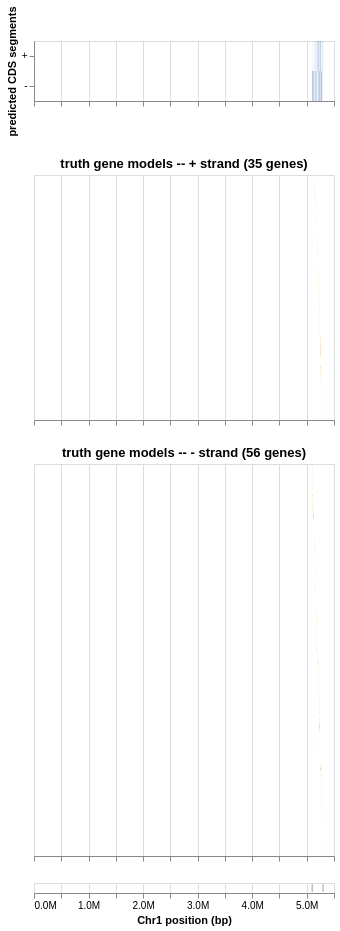

Notebook source saved alongside this figure:
### Markdown cell above
## Gene-model diagrams (predicted vs truth)

One lane per truth mRNA (orange CDS blocks on a grey intron backbone), strand-separated panels,
with the predicted CDS segments (blue) as strand tracks on top — all on the shared locus
coordinate axis. The embedded vega output renders in the GitHub notebook viewer.

### Code cell
import base64
import json

import altair as alt
import pandas as pd
import vl_convert as vlc
from IPython.display import display

alt.data_transformers.enable("default", max_rows=None)

# Genomic 1-based closed display coordinates throughout.
truth_cds_df = pd.DataFrame(
    [
        {"gene": mrna_id, "start": s0 + 1, "end": e0}
        for s0, e0, strand, mrna_id in truth_cds
        if strand == "+"
    ]
    + [
        {"gene": mrna_id, "start": s0 + 1, "end": e0}
        for s0, e0, strand, mrna_id in truth_cds
        if strand == "-"
    ]
)
span_records = {"+": [], "-": []}
for g1_start, g1_end, g_strand, g_id in gene_spans:
    span_records[g_strand].append({"gene": g_id, "start": g1_start, "end": g1_end})
pred_records = []
for strand in ("+", "-"):
    for s, e in predicted_segments[strand]:
        pred_records.append({"strand": strand, "start": s + genomic_offset + 1, "end": e + genomic_offset})
pred_track_df = pd.DataFrame(pred_records)

gene_orders = {}
for strand in ("+", "-"):
    ordered = sorted(span_records[strand], key=lambda r: r["start"])
    gene_orders[strand] = [r["gene"] for r in ordered]

predicted_track = (
    alt.Chart(pred_track_df)
    .mark_rect(color="#4c78a8")
    .encode(
        x=alt.X("start:Q").title(None).axis(format="s", labels=False),
        x2=alt.X2("end:Q"),
        y=alt.Y("strand:N").title("predicted CDS segments"),
    )
    .properties(height=60)
)


def gene_panel(strand):
    spans_df = pd.DataFrame(span_records[strand])
    order = gene_orders[strand]
    cds_df = truth_cds_df[truth_cds_df["gene"].isin(order)]
    backbone = (
        alt.Chart(spans_df)
        .mark_rule(color="#999999")
        .encode(
            x=alt.X("start:Q").title(None).axis(format="s", labels=False),
            x2=alt.X2("end:Q"),
            y=alt.Y("gene:N").sort(order).axis(None),
        )
    )
    blocks = (
        alt.Chart(cds_df)
        .mark_rect(color="#f58518")
        .encode(
            x=alt.X("start:Q").title(None).axis(format="s", labels=False),
            x2=alt.X2("end:Q"),
            y=alt.Y("gene:N").sort(order).axis(None),
        )
    )
    return (
        (backbone + blocks)
        .properties(
            height={"step": 7},
            title=f"truth gene models -- {strand} strand ({len(order)} genes)",
        )
        .interactive()
    )


x_axis = (
    alt.Chart(pd.DataFrame({"x": [locus_start, locus_end]}))
    .mark_tick()
    .encode(x=alt.X("x:Q").title("Chr1 position (bp)").axis(format="s"))
    .properties(height=10)
)

gene_model_chart = alt.vconcat(
    predicted_track,
    gene_panel("+"),
    gene_panel("-"),
    x_axis,
).resolve_scale(x="shared")

# Embed the figure as inline vega JSON (no external files, no binaries): the
# compiled vega spec renders in the GitHub notebook viewer and the native
# vega-lite spec rides along for newer front-ends. A rasterized PNG copy also
# rides along: local JupyterLab/VS Code render neither the vega v6 object nor
# the bare .json string, but every front-end renders image/png. Rounding
# coordinates and the per-gene-lane layout keep the payloads inside the budget.
vegalite_spec = json.loads(gene_model_chart.to_json())
vega_spec = vlc.vegalite_to_vega(vegalite_spec)
display(
    {
        "application/vnd.vega.v6+json": vega_spec,
        "application/vnd.vegalite.v6.json": json.dumps(vegalite_spec),
        # Rasterized copy (vl_convert): renders in local JupyterLab/VS Code.
        "image/png": base64.b64encode(vlc.vegalite_to_png(vegalite_spec)).decode("ascii"),
        "text/plain": (
            "PlantHelixSeek Anno predicted CDS segments (blue) vs TAIR10 truth "
            "gene models (orange CDS blocks on grey intron backbones)"
        ),
    },
    raw=True,
)
print(f"figure_truth_genes_plus={len(gene_orders['+'])}")
print(f"figure_truth_genes_minus={len(gene_orders['-'])}")

### Figure 1 — Vega specification as saved in the notebook (floating-point values rounded to 4 significant figures; data arrays with more than 128 entries replaced by an {"elided": "..."} marker saying what was removed)
{"$schema": "https://vega.github.io/schema/vega/v6.json", "background": "white", "data": [{"name": "param_1e9efca18e7a2868_store"}, {"name": "data-a749c1192091ce6a59f0f508302783ef", "values": {"elided": "394 records"}}, {"name": "data-364f5f8d1bfadfa66cac1feeaf64b8f2", "values": [{"end": 5126151, "gene": "AT1G14860.1", "start": 5124742}, {"end": 5137957, "gene": "AT1G14890.1", "start": 5137014}, {"end": 5151354, "gene": "AT1G14920.1", "start": 5149226}, {"end": 5170066, "gene": "AT1G15000.1", "start": 5168596}, {"end": 5171742, "gene": "AT1G15010.1", "start": 5171207}, {"end": 5172923, "gene": "AT1G15015.1", "start": 5172081}, {"end": 5180049, "gene": "AT1G15030.1", "start": 5177529}, {"end": 5181964, "gene": "AT1G15045.1", "start": 5181857}, {"end": 5189673, "gene": "AT1G15080.1", "start": 5187626}, {"end": 5202175, "gene": "AT1G15110.1", "start": 5199018}, {"end": 5202175, "gene": "AT1G15110.2", "start": 5199018}, {"end": 5204193, "gene": "AT1G15120.1", "start": 5202854}, {"end": 5204193, "gene": "AT1G15120.2", "start": 5202648}, {"end": 5205912, "gene": "AT1G15125.1", "start": 5204625}, {"end": 5214858, "gene": "AT1G15150.1", "start": 5212615}, {"end": 5217545, "gene": "AT1G15160.1", "start": 5215475}, {"end": 5222973, "gene": "AT1G15170.1", "start": 5220641}, {"end": 5226702, "gene": "AT1G15180.1", "start": 5224385}, {"end": 5226702, "gene": "AT1G15180.2", "start": 5224411}, {"end": 5228202, "gene": "AT1G15190.1", "start": 5227053}, {"end": 5240033, "gene": "AT1G15215.1", "start": 5238102}, {"end": 5240051, "gene": "AT1G15215.2", "start": 5238065}, {"end": 5240033, "gene": "AT1G15215.3", "start": 5238065}, {"end": 5246671, "gene": "AT1G15240.1", "start": 5243450}, {"end": 5248604, "gene": "AT1G15240.2", "start": 5243450}, {"end": 5248604, "gene": "AT1G15240.3", "start": 5243450}, {"end": 5250573, "gene": "AT1G15260.1", "start": 5249760}, {"end": 5256753, "gene": "AT1G15280.1", "start": 5252315}, {"end": 5256751, "gene": "AT1G15280.2", "start": 5252317}, {"end": 5275602, "gene": "AT1G15330.1", "start": 5274346}, {"end": 5284673, "gene": "AT1G15360.1", "start": 5283538}, {"end": 5288577, "gene": "AT1G15370.1", "start": 5287047}, {"end": 5292535, "gene": "AT1G15380.1", "start": 5290745}, {"end": 5292535, "gene": "AT1G15380.2", "start": 5290747}, {"end": 5295797, "gene": "AT1G15390.1", "start": 5294629}]}, {"name": "data-a360635d6a704cb547a282cec9e6143f", "values": {"elided": "193 records"}}, {"name": "data-69d2dfa470c8604511c51ca625ecf408", "values": [{"end": 5104695, "gene": "AT1G14810.1", "start": 5102424}, {"end": 5106949, "gene": "AT1G14820.1", "start": 5105127}, {"end": 5106861, "gene": "AT1G14820.2", "start": 5105018}, {"end": 5106954, "gene": "AT1G14820.3", "start": 5105114}, {"end": 5111670, "gene": "AT1G14830.1", "start": 5107421}, {"end": 5115428, "gene": "AT1G14840.1", "start": 5112084}, {"end": 5115497, "gene": "AT1G14840.2", "start": 5111955}, {"end": 5123259, "gene": "AT1G14850.1", "start": 5116696}, {"end": 5129523, "gene": "AT1G14870.1", "start": 5128375}, {"end": 5133716, "gene": "AT1G14880.1", "start": 5132535}, {"end": 5139432, "gene": "AT1G14900.1", "start": 5138334}, {"end": 5143689, "gene": "AT1G14910.1", "start": 5139712}, {"end": 5153084, "gene": "AT1G14930.1", "start": 5152263}, {"end": 5155563, "gene": "AT1G14940.1", "start": 5154537}, {"end": 5155564, "gene": "AT1G14940.2", "start": 5154544}, {"end": 5158269, "gene": "AT1G14950.1", "start": 5157336}, {"end": 5160083, "gene": "AT1G14960.1", "start": 5159199}, {"end": 5164917, "gene": "AT1G14970.1", "start": 5161949}, {"end": 5166745, "gene": "AT1G14980.1", "start": 5165628}, {"end": 5168243, "gene": "AT1G14990.1", "start": 5167147}, {"end": 5168264, "gene": "AT1G14990.2", "start": 5167031}, {"end": 5176220, "gene": "AT1G15020.1", "start": 5173097}, {"end": 5176223, "gene": "AT1G15020.2", "start": 5173125}, {"end": 5181389, "gene": "AT1G15040.1", "start": 5179887}, {"end": 5181374, "gene": "AT1G15040.2", "start": 5179894}, {"end": 5183243, "gene": "AT1G15050.1", "start": 5182256}, {"end": 5186974, "gene": "AT1G15060.1", "start": 5183607}, {"end": 5194203, "gene": "AT1G15100.1", "start": 5193426}, {"end": 5209915, "gene": "AT1G15130.1", "start": 5206002}, {"end": 5212349, "gene": "AT1G15140.1", "start": 5210206}, {"end": 5212349, "gene": "AT1G15140.2", "start": 5210282}, {"end": 5212349, "gene": "AT1G15140.3", "start": 5210245}, {"end": 5220113, "gene": "AT1G15165.1", "start": 5217719}, {"end": 5231184, "gene": "AT1G15200.1", "start": 5228300}, {"end": 5231184, "gene": "AT1G15200.2", "start": 5228300}, {"end": 5231184, "gene": "AT1G15200.3", "start": 5228300}, {"end": 5231184, "gene": "AT1G15200.4", "start": 5228300}, {"end": 5236573, "gene": "AT1G15210.1", "start": 5231348}, {"end": 5241538, "gene": "AT1G15220.1", "start": 5240199}, {"end": 5241521, "gene": "AT1G15220.2", "start": 5240029}, {"end": 5243227, "gene": "AT1G15230.1", "start": 5242198}, {"end": 5249474, "gene": "AT1G15250.1", "start": 5248664}, {"end": 5252121, "gene": "AT1G15270.1", "start": 5250650}, {"end": 5264942, "gene": "AT1G15290.1", "start": 5257046}, {"end": 5272058, "gene": "AT1G15310.1", "start": 5269019}, {"end": 5274013, "gene": "AT1G15320.1", "start": 5272256}, {"end": 5274074, "gene": "AT1G15320.2", "start": 5272256}, {"end": 5277689, "gene": "AT1G15340.1", "start": 5275677}, {"end": 5277689, "gene": "AT1G15340.2", "start": 5275677}, {"end": 5279877, "gene": "AT1G15350.1", "start": 5278260}, {"end": 5279873, "gene": "AT1G15350.2", "start": 5278260}, {"end": 5279865, "gene": "AT1G15350.3", "start": 5278291}, {"end": 5293265, "gene": "AT1G15385.1", "start": 5292756}, {"end": 5296882, "gene": "AT1G15400.1", "start": 5295827}, {"end": 5296902, "gene": "AT1G15400.2", "start": 5296225}, {"end": 5296824, "gene": "AT1G15400.3", "start": 5295773}]}, {"name": "data-6fc53890bfcdd831c9173b2ccd9f30e4", "values": {"elided": "327 records"}}, {"name": "data-fee6428c0ef57133f167a5eac6ab2174", "values": [{"x": 5100001}, {"x": 5300000}]}, {"name": "data_0", "source": "data-a749c1192091ce6a59f0f508302783ef", "transform": [{"expr": "isValid(datum[\"start\"]) && isFinite(+datum[\"start\"])", "type": "filter"}]}, {"name": "data_1", "source": "data-364f5f8d1bfadfa66cac1feeaf64b8f2", "transform": [{"as": "y_gene_sort_index", "expr": "datum[\"gene\"]===\"AT1G14860.1\" ? 0 : datum[\"gene\"]===\"AT1G14890.1\" ? 1 : datum[\"gene\"]===\"AT1G14920.1\" ? 2 : datum[\"gene\"]===\"AT1G15000.1\" ? 3 : datum[\"gene\"]===\"AT1G15010.1\" ? 4 : datum[\"gene\"]===\"AT1G15015.1\" ? 5 : datum[\"gene\"]===\"AT1G15030.1\" ? 6 : datum[\"gene\"]===\"AT1G15045.1\" ? 7 : datum[\"gene\"]===\"AT1G15080.1\" ? 8 : datum[\"gene\"]===\"AT1G15110.1\" ? 9 : datum[\"gene\"]===\"AT1G15110.2\" ? 10 : datum[\"gene\"]===\"AT1G15120.2\" ? 11 : datum[\"gene\"]===\"AT1G15120.1\" ? 12 : datum[\"gene\"]===\"AT1G15125.1\" ? 13 : datum[\"gene\"]===\"AT1G15150.1\" ? 14 : datum[\"gene\"]===\"AT1G15160.1\" ? 15 : datum[\"gene\"]===\"AT1G15170.1\" ? 16 : datum[\"gene\"]===\"AT1G15180.1\" ? 17 : datum[\"gene\"]===\"AT1G15180.2\" ? 18 : datum[\"gene\"]===\"AT1G15190.1\" ? 19 : datum[\"gene\"]===\"AT1G15215.2\" ? 20 : datum[\"gene\"]===\"AT1G15215.3\" ? 21 : datum[\"gene\"]===\"AT1G15215.1\" ? 22 : datum[\"gene\"]===\"AT1G15240.1\" ? 23 : datum[\"gene\"]===\"AT1G15240.2\" ? 24 : datum[\"gene\"]===\"AT1G15240.3\" ? 25 : datum[\"gene\"]===\"AT1G15260.1\" ? 26 : datum[\"gene\"]===\"AT1G15280.1\" ? 27 : datum[\"gene\"]===\"AT1G15280.2\" ? 28 : datum[\"gene\"]===\"AT1G15330.1\" ? 29 : datum[\"gene\"]===\"AT1G15360.1\" ? 30 : datum[\"gene\"]===\"AT1G15370.1\" ? 31 : datum[\"gene\"]===\"AT1G15380.1\" ? 32 : datum[\"gene\"]===\"AT1G15380.2\" ? 33 : datum[\"gene\"]===\"AT1G15390.1\" ? 34 : 35", "type": "formula"}]}, {"name": "data_2", "source": "data_1", "transform": [{"expr": "isValid(datum[\"start\"]) && isFinite(+datum[\"start\"])", "type": "filter"}]}, {"name": "data_3", "source": "data-a360635d6a704cb547a282cec9e6143f", "transform": [{"as": "y_gene_sort_index", "expr": "datum[\"gene\"]===\"AT1G14860.1\" ? 0 : datum[\"gene\"]===\"AT1G14890.1\" ? 1 : datum[\"gene\"]===\"AT1G14920.1\" ? 2 : datum[\"gene\"]===\"AT1G15000.1\" ? 3 : datum[\"gene\"]===\"AT1G15010.1\" ? 4 : datum[\"gene\"]===\"AT1G15015.1\" ? 5 : datum[\"gene\"]===\"AT1G15030.1\" ? 6 : datum[\"gene\"]===\"AT1G15045.1\" ? 7 : datum[\"gene\"]===\"AT1G15080.1\" ? 8 : datum[\"gene\"]===\"AT1G15110.1\" ? 9 : datum[\"gene\"]===\"AT1G15110.2\" ? 10 : datum[\"gene\"]===\"AT1G15120.2\" ? 11 : datum[\"gene\"]===\"AT1G15120.1\" ? 12 : datum[\"gene\"]===\"AT1G15125.1\" ? 13 : datum[\"gene\"]===\"AT1G15150.1\" ? 14 : datum[\"gene\"]===\"AT1G15160.1\" ? 15 : datum[\"gene\"]===\"AT1G15170.1\" ? 16 : datum[\"gene\"]===\"AT1G15180.1\" ? 17 : datum[\"gene\"]===\"AT1G15180.2\" ? 18 : datum[\"gene\"]===\"AT1G15190.1\" ? 19 : datum[\"gene\"]===\"AT1G15215.2\" ? 20 : datum[\"gene\"]===\"AT1G15215.3\" ? 21 : datum[\"gene\"]===\"AT1G15215.1\" ? 22 : datum[\"gene\"]===\"AT1G15240.1\" ? 23 : datum[\"gene\"]===\"AT1G15240.2\" ? 24 : datum[\"gene\"]===\"AT1G15240.3\" ? 25 : datum[\"gene\"]===\"AT1G15260.1\" ? 26 : datum[\"gene\"]===\"AT1G15280.1\" ? 27 : datum[\"gene\"]===\"AT1G15280.2\" ? 28 : datum[\"gene\"]===\"AT1G15330.1\" ? 29 : datum[\"gene\"]===\"AT1G15360.1\" ? 30 : datum[\"gene\"]===\"AT1G15370.1\" ? 31 : datum[\"gene\"]===\"AT1G15380.1\" ? 32 : datum[\"gene\"]===\"AT1G15380.2\" ? 33 : datum[\"gene\"]===\"AT1G15390.1\" ? 34 : 35", "type": "formula"}]}, {"name": "data_4", "source": "data_3", "transform": [{"expr": "isValid(datum[\"start\"]) && isFinite(+datum[\"start\"])", "type": "filter"}]}, {"name": "data_5", "source": "data-69d2dfa470c8604511c51ca625ecf408", "transform": [{"as": "y_gene_sort_index", "expr": "datum[\"gene\"]===\"AT1G14810.1\" ? 0 : datum[\"gene\"]===\"AT1G14820.2\" ? 1 : datum[\"gene\"]===\"AT1G14820.3\" ? 2 : datum[\"gene\"]===\"AT1G14820.1\" ? 3 : datum[\"gene\"]===\"AT1G14830.1\" ? 4 : datum[\"gene\"]===\"AT1G14840.2\" ? 5 : datum[\"gene\"]===\"AT1G14840.1\" ? 6 : datum[\"gene\"]===\"AT1G14850.1\" ? 7 : datum[\"gene\"]===\"AT1G14870.1\" ? 8 : datum[\"gene\"]===\"AT1G14880.1\" ? 9 : datum[\"gene\"]===\"AT1G14900.1\" ? 10 : datum[\"gene\"]===\"AT1G14910.1\" ? 11 : datum[\"gene\"]===\"AT1G14930.1\" ? 12 : datum[\"gene\"]===\"AT1G14940.1\" ? 13 : datum[\"gene\"]===\"AT1G14940.2\" ? 14 : datum[\"gene\"]===\"AT1G14950.1\" ? 15 : datum[\"gene\"]===\"AT1G14960.1\" ? 16 : datum[\"gene\"]===\"AT1G14970.1\" ? 17 : datum[\"gene\"]===\"AT1G14980.1\" ? 18 : datum[\"gene\"]===\"AT1G14990.2\" ? 19 : datum[\"gene\"]===\"AT1G14990.1\" ? 20 : datum[\"gene\"]===\"AT1G15020.1\" ? 21 : datum[\"gene\"]===\"AT1G15020.2\" ? 22 : datum[\"gene\"]===\"AT1G15040.1\" ? 23 : datum[\"gene\"]===\"AT1G15040.2\" ? 24 : datum[\"gene\"]===\"AT1G15050.1\" ? 25 : datum[\"gene\"]===\"AT1G15060.1\" ? 26 : datum[\"gene\"]===\"AT1G15100.1\" ? 27 : datum[\"gene\"]===\"AT1G15130.1\" ? 28 : datum[\"gene\"]===\"AT1G15140.1\" ? 29 : datum[\"gene\"]===\"AT1G15140.3\" ? 30 : datum[\"gene\"]===\"AT1G15140.2\" ? 31 : datum[\"gene\"]===\"AT1G15165.1\" ? 32 : datum[\"gene\"]===\"AT1G15200.1\" ? 33 : datum[\"gene\"]===\"AT1G15200.2\" ? 34 : datum[\"gene\"]===\"AT1G15200.3\" ? 35 : datum[\"gene\"]===\"AT1G15200.4\" ? 36 : datum[\"gene\"]===\"AT1G15210.1\" ? 37 : datum[\"gene\"]===\"AT1G15220.2\" ? 38 : datum[\"gene\"]===\"AT1G15220.1\" ? 39 : datum[\"gene\"]===\"AT1G15230.1\" ? 40 : datum[\"gene\"]===\"AT1G15250.1\" ? 41 : datum[\"gene\"]===\"AT1G15270.1\" ? 42 : datum[\"gene\"]===\"AT1G15290.1\" ? 43 : datum[\"gene\"]===\"AT1G15310.1\" ? 44 : datum[\"gene\"]===\"AT1G15320.1\" ? 45 : datum[\"gene\"]===\"AT1G15320.2\" ? 46 : datum[\"gene\"]===\"AT1G15340.1\" ? 47 : datum[\"gene\"]===\"AT1G15340.2\" ? 48 : datum[\"gene\"]===\"AT1G15350.1\" ? 49 : datum[\"gene\"]===\"AT1G15350.2\" ? 50 : datum[\"gene\"]===\"AT1G15350.3\" ? 51 : datum[\"gene\"]===\"AT1G15385.1\" ? 52 : datum[\"gene\"]===\"AT1G15400.3\" ? 53 : datum[\"gene\"]===\"AT1G15400.1\" ? 54 : datum[\"gene\"]===\"AT1G15400.2\" ? 55 : 56", "type": "formula"}]}, {"name": "data_6", "source": "data_5", "transform": [{"expr": "isValid(datum[\"start\"]) && isFinite(+datum[\"start\"])", "type": "filter"}]}, {"name": "data_7", "source": "data-6fc53890bfcdd831c9173b2ccd9f30e4", "transform": [{"as": "y_gene_sort_index", "expr": "datum[\"gene\"]===\"AT1G14810.1\" ? 0 : datum[\"gene\"]===\"AT1G14820.2\" ? 1 : datum[\"gene\"]===\"AT1G14820.3\" ? 2 : datum[\"gene\"]===\"AT1G14820.1\" ? 3 : datum[\"gene\"]===\"AT1G14830.1\" ? 4 : datum[\"gene\"]===\"AT1G14840.2\" ? 5 : datum[\"gene\"]===\"AT1G14840.1\" ? 6 : datum[\"gene\"]===\"AT1G14850.1\" ? 7 : datum[\"gene\"]===\"AT1G14870.1\" ? 8 : datum[\"gene\"]===\"AT1G14880.1\" ? 9 : datum[\"gene\"]===\"AT1G14900.1\" ? 10 : datum[\"gene\"]===\"AT1G14910.1\" ? 11 : datum[\"gene\"]===\"AT1G14930.1\" ? 12 : datum[\"gene\"]===\"AT1G14940.1\" ? 13 : datum[\"gene\"]===\"AT1G14940.2\" ? 14 : datum[\"gene\"]===\"AT1G14950.1\" ? 15 : datum[\"gene\"]===\"AT1G14960.1\" ? 16 : datum[\"gene\"]===\"AT1G14970.1\" ? 17 : datum[\"gene\"]===\"AT1G14980.1\" ? 18 : datum[\"gene\"]===\"AT1G14990.2\" ? 19 : datum[\"gene\"]===\"AT1G14990.1\" ? 20 : datum[\"gene\"]===\"AT1G15020.1\" ? 21 : datum[\"gene\"]===\"AT1G15020.2\" ? 22 : datum[\"gene\"]===\"AT1G15040.1\" ? 23 : datum[\"gene\"]===\"AT1G15040.2\" ? 24 : datum[\"gene\"]===\"AT1G15050.1\" ? 25 : datum[\"gene\"]===\"AT1G15060.1\" ? 26 : datum[\"gene\"]===\"AT1G15100.1\" ? 27 : datum[\"gene\"]===\"AT1G15130.1\" ? 28 : datum[\"gene\"]===\"AT1G15140.1\" ? 29 : datum[\"gene\"]===\"AT1G15140.3\" ? 30 : datum[\"gene\"]===\"AT1G15140.2\" ? 31 : datum[\"gene\"]===\"AT1G15165.1\" ? 32 : datum[\"gene\"]===\"AT1G15200.1\" ? 33 : datum[\"gene\"]===\"AT1G15200.2\" ? 34 : datum[\"gene\"]===\"AT1G15200.3\" ? 35 : datum[\"gene\"]===\"AT1G15200.4\" ? 36 : datum[\"gene\"]===\"AT1G15210.1\" ? 37 : datum[\"gene\"]===\"AT1G15220.2\" ? 38 : datum[\"gene\"]===\"AT1G15220.1\" ? 39 : datum[\"gene\"]===\"AT1G15230.1\" ? 40 : datum[\"gene\"]===\"AT1G15250.1\" ? 41 : datum[\"gene\"]===\"AT1G15270.1\" ? 42 : datum[\"gene\"]===\"AT1G15290.1\" ? 43 : datum[\"gene\"]===\"AT1G15310.1\" ? 44 : datum[\"gene\"]===\"AT1G15320.1\" ? 45 : datum[\"gene\"]===\"AT1G15320.2\" ? 46 : datum[\"gene\"]===\"AT1G15340.1\" ? 47 : datum[\"gene\"]===\"AT1G15340.2\" ? 48 : datum[\"gene\"]===\"AT1G15350.1\" ? 49 : datum[\"gene\"]===\"AT1G15350.2\" ? 50 : datum[\"gene\"]===\"AT1G15350.3\" ? 51 : datum[\"gene\"]===\"AT1G15385.1\" ? 52 : datum[\"gene\"]===\"AT1G15400.3\" ? 53 : datum[\"gene\"]===\"AT1G15400.1\" ? 54 : datum[\"gene\"]===\"AT1G15400.2\" ? 55 : 56", "type": "formula"}]}, {"name": "data_8", "source": "data_7", "transform": [{"expr": "isValid(datum[\"start\"]) && isFinite(+datum[\"start\"])", "type": "filter"}]}, {"name": "data_9", "source": "data-fee6428c0ef57133f167a5eac6ab2174", "transform": [{"expr": "isValid(datum[\"x\"]) && isFinite(+datum[\"x\"])", "type": "filter"}]}], "layout": {"align": "each", "bounds": "full", "columns": 1, "padding": 20}, "marks": [{"axes": [{"aria": false, "domain": false, "grid": true, "gridScale": "concat_0_y", "labels": false, "maxExtent": 0, "minExtent": 0, "orient": "bottom", "scale": "x", "tickCount": {"signal": "ceil(width/40)"}, "ticks": false, "zindex": 0}, {"format": "s", "grid": false, "labelFlush": true, "labelOverlap": true, "labels": false, "orient": "bottom", "scale": "x", "tickCount": {"signal": "ceil(width/40)"}, "zindex": 0}, {"grid": false, "orient": "left", "scale": "concat_0_y", "title": "predicted CDS segments", "zindex": 1}], "encode": {"update": {"height": {"signal": "concat_0_height"}, "width": {"signal": "width"}}}, "marks": [{"clip": true, "encode": {"update": {"description": {"signal": "\"start: \" + (format(datum[\"start\"], \"s\")) + \"; predicted CDS segments: \" + (isValid(datum[\"strand\"]) ? isArray(datum[\"strand\"]) ? join(datum[\"strand\"], ' ') : datum[\"strand\"] : \"\"+datum[\"strand\"]) + \"; end: \" + (format(datum[\"end\"], \"\"))"}, "fill": {"value": "#4c78a8"}, "height": {"signal": "max(0.25, bandwidth('concat_0_y'))"}, "x": {"field": "start", "scale": "x"}, "x2": {"field": "end", "scale": "x"}, "y": {"field": "strand", "scale": "concat_0_y"}}}, "from": {"data": "data_0"}, "interactive": false, "name": "concat_0_marks", "style": ["rect"], "type": "rect"}], "name": "concat_0_group", "style": "cell", "type": "group"}, {"axes": [{"aria": false, "domain": false, "grid": true, "gridScale": "concat_1_y", "labels": false, "maxExtent": 0, "minExtent": 0, "orient": "bottom", "scale": "x", "tickCount": {"signal": "ceil(width/40)"}, "ticks": false, "zindex": 0}, {"format": "s", "grid": false, "labelFlush": true, "labelOverlap": true, "labels": false, "orient": "bottom", "scale": "x", "tickCount": {"signal": "ceil(width/40)"}, "zindex": 0}], "encode": {"update": {"height": {"signal": "concat_1_height"}, "width": {"signal": "width"}}}, "marks": [{"clip": true, "encode": {"update": {"description": {"signal": "\"start: \" + (format(datum[\"start\"], \"s\")) + \"; gene: \" + (isValid(datum[\"gene\"]) ? isArray(datum[\"gene\"]) ? join(datum[\"gene\"], ' ') : datum[\"gene\"] : \"\"+datum[\"gene\"]) + \"; end: \" + (format(datum[\"end\"], \"\"))"}, "stroke": {"value": "#999999"}, "x": {"field": "start", "scale": "x"}, "x2": {"field": "end", "scale": "x"}, "y": {"band": 0.5, "field": "gene", "scale": "concat_1_y"}}}, "from": {"data": "data_2"}, "interactive": true, "name": "view_e1825d67d9f71d9e_1_marks", "style": ["rule"], "type": "rule"}, {"clip": true, "encode": {"update": {"description": {"signal": "\"start: \" + (format(datum[\"start\"], \"s\")) + \"; gene: \" + (isValid(datum[\"gene\"]) ? isArray(datum[\"gene\"]) ? join(datum[\"gene\"], ' ') : datum[\"gene\"] : \"\"+datum[\"gene\"]) + \"; end: \" + (format(datum[\"end\"], \"\"))"}, "fill": {"value": "#f58518"}, "height": {"signal": "max(0.25, bandwidth('concat_1_y'))"}, "x": {"field": "start", "scale": "x"}, "x2": {"field": "end", "scale": "x"}, "y": {"field": "gene", "scale": "concat_1_y"}}}, "from": {"data": "data_4"}, "interactive": false, "name": "concat_1_layer_1_marks", "style": ["rect"], "type": "rect"}], "name": "concat_1_group", "signals": [{"name": "param_1e9efca18e7a2868_start", "on": [{"events": [{"source": "view", "type": "dblclick"}], "update": "null"}, {"events": {"signal": "param_1e9efca18e7a2868_translate_delta"}, "update": "panLinear(param_1e9efca18e7a2868_translate_anchor.extent_x, -param_1e9efca18e7a2868_translate_delta.x / width)"}, {"events": {"signal": "param_1e9efca18e7a2868_zoom_delta"}, "update": "zoomLinear(domain(\"x\"), param_1e9efca18e7a2868_zoom_anchor.x, param_1e9efca18e7a2868_zoom_delta)"}], "push": "outer"}, {"name": "param_1e9efca18e7a2868_gene", "on": [{"events": [{"source": "view", "type": "dblclick"}], "update": "null"}, {"events": {"signal": "param_1e9efca18e7a2868_translate_delta"}, "update": "panLinear(param_1e9efca18e7a2868_translate_anchor.extent_y, param_1e9efca18e7a2868_translate_delta.y / concat_1_height)"}, {"events": {"signal": "param_1e9efca18e7a2868_zoom_delta"}, "update": "zoomLinear(domain(\"concat_1_y\"), param_1e9efca18e7a2868_zoom_anchor.y, param_1e9efca18e7a2868_zoom_delta)"}]}, {"name": "param_1e9efca18e7a2868_tuple", "on": [{"events": [{"signal": "param_1e9efca18e7a2868_start || param_1e9efca18e7a2868_gene"}], "update": "param_1e9efca18e7a2868_start && param_1e9efca18e7a2868_gene ? {unit: \"view_e1825d67d9f71d9e_1\", fields: param_1e9efca18e7a2868_tuple_fields, values: [param_1e9efca18e7a2868_start,param_1e9efca18e7a2868_gene]} : null"}]}, {"name": "param_1e9efca18e7a2868_tuple_fields", "value": [{"channel": "x", "field": "start", "type": "R"}, {"channel": "y", "field": "gene", "type": "E"}]}, {"name": "param_1e9efca18e7a2868_translate_anchor", "on": [{"events": [{"source": "scope", "type": "pointerdown"}], "update": "{x: x(unit), y: y(unit), extent_x: domain(\"x\"), extent_y: domain(\"concat_1_y\")}"}], "value": {}}, {"name": "param_1e9efca18e7a2868_translate_delta", "on": [{"events": [{"between": [{"source": "scope", "type": "pointerdown"}, {"source": "window", "type": "pointerup"}], "consume": true, "source": "window", "type": "pointermove"}], "update": "{x: param_1e9efca18e7a2868_translate_anchor.x - x(unit), y: param_1e9efca18e7a2868_translate_anchor.y - y(unit)}"}], "value": {}}, {"name": "param_1e9efca18e7a2868_zoom_anchor", "on": [{"events": [{"consume": true, "source": "scope", "type": "wheel"}], "update": "{x: invert(\"x\", x(unit)), y: invert(\"concat_1_y\", y(unit))}"}]}, {"name": "param_1e9efca18e7a2868_zoom_delta", "on": [{"events": [{"consume": true, "source": "scope", "type": "wheel"}], "force": true, "update": "pow(1.001, event.deltaY * pow(16, event.deltaMode))"}]}, {"name": "param_1e9efca18e7a2868_modify", "on": [{"events": {"signal": "param_1e9efca18e7a2868_tuple"}, "update": "modify(\"param_1e9efca18e7a2868_store\", param_1e9efca18e7a2868_tuple, true)"}]}], "style": "cell", "title": {"frame": "group", "text": "truth gene models -- + strand (35 genes)"}, "type": "group"}, {"axes": [{"aria": false, "domain": false, "grid": true, "gridScale": "concat_2_y", "labels": false, "maxExtent": 0, "minExtent": 0, "orient": "bottom", "scale": "x", "tickCount": {"signal": "ceil(width/40)"}, "ticks": false, "zindex": 0}, {"format": "s", "grid": false, "labelFlush": true, "labelOverlap": true, "labels": false, "orient": "bottom", "scale": "x", "tickCount": {"signal": "ceil(width/40)"}, "zindex": 0}], "encode": {"update": {"height": {"signal": "concat_2_height"}, "width": {"signal": "width"}}}, "marks": [{"clip": true, "encode": {"update": {"description": {"signal": "\"start: \" + (format(datum[\"start\"], \"s\")) + \"; gene: \" + (isValid(datum[\"gene\"]) ? isArray(datum[\"gene\"]) ? join(datum[\"gene\"], ' ') : datum[\"gene\"] : \"\"+datum[\"gene\"]) + \"; end: \" + (format(datum[\"end\"], \"\"))"}, "stroke": {"value": "#999999"}, "x": {"field": "start", "scale": "x"}, "x2": {"field": "end", "scale": "x"}, "y": {"band": 0.5, "field": "gene", "scale": "concat_2_y"}}}, "from": {"data": "data_6"}, "interactive": true, "name": "view_c6ff205d022086bd_2_marks", "style": ["rule"], "type": "rule"}, {"clip": true, "encode": {"update": {"description": {"signal": "\"start: \" + (format(datum[\"start\"], \"s\")) + \"; gene: \" + (isValid(datum[\"gene\"]) ? isArray(datum[\"gene\"]) ? join(datum[\"gene\"], ' ') : datum[\"gene\"] : \"\"+datum[\"gene\"]) + \"; end: \" + (format(datum[\"end\"], \"\"))"}, "fill": {"value": "#f58518"}, "height": {"signal": "max(0.25, bandwidth('concat_2_y'))"}, "x": {"field": "start", "scale": "x"}, "x2": {"field": "end", "scale": "x"}, "y": {"field": "gene", "scale": "concat_2_y"}}}, "from": {"data": "data_8"}, "interactive": false, "name": "concat_2_layer_1_marks", "style": ["rect"], "type": "rect"}], "name": "concat_2_group", "signals": [{"name": "param_1e9efca18e7a2868_start", "on": [{"events": [{"source": "view", "type": "dblclick"}], "update": "null"}, {"events": {"signal": "param_1e9efca18e7a2868_translate_delta"}, "update": "panLinear(param_1e9efca18e7a2868_translate_anchor.extent_x, -param_1e9efca18e7a2868_translate_delta.x / width)"}, {"events": {"signal": "param_1e9efca18e7a2868_zoom_delta"}, "update": "zoomLinear(domain(\"x\"), param_1e9efca18e7a2868_zoom_anchor.x, param_1e9efca18e7a2868_zoom_delta)"}], "push": "outer"}, {"name": "param_1e9efca18e7a2868_gene", "on": [{"events": [{"source": "view", "type": "dblclick"}], "update": "null"}, {"events": {"signal": "param_1e9efca18e7a2868_translate_delta"}, "update": "panLinear(param_1e9efca18e7a2868_translate_anchor.extent_y, param_1e9efca18e7a2868_translate_delta.y / concat_2_height)"}, {"events": {"signal": "param_1e9efca18e7a2868_zoom_delta"}, "update": "zoomLinear(domain(\"concat_2_y\"), param_1e9efca18e7a2868_zoom_anchor.y, param_1e9efca18e7a2868_zoom_delta)"}]}, {"name": "param_1e9efca18e7a2868_tuple", "on": [{"events": [{"signal": "param_1e9efca18e7a2868_start || param_1e9efca18e7a2868_gene"}], "update": "param_1e9efca18e7a2868_start && param_1e9efca18e7a2868_gene ? {unit: \"view_c6ff205d022086bd_2\", fields: param_1e9efca18e7a2868_tuple_fields, values: [param_1e9efca18e7a2868_start,param_1e9efca18e7a2868_gene]} : null"}]}, {"name": "param_1e9efca18e7a2868_tuple_fields", "value": [{"channel": "x", "field": "start", "type": "R"}, {"channel": "y", "field": "gene", "type": "E"}]}, {"name": "param_1e9efca18e7a2868_translate_anchor", "on": [{"events": [{"source": "scope", "type": "pointerdown"}], "update": "{x: x(unit), y: y(unit), extent_x: domain(\"x\"), extent_y: domain(\"concat_2_y\")}"}], "value": {}}, {"name": "param_1e9efca18e7a2868_translate_delta", "on": [{"events": [{"between": [{"source": "scope", "type": "pointerdown"}, {"source": "window", "type": "pointerup"}], "consume": true, "source": "window", "type": "pointermove"}], "update": "{x: param_1e9efca18e7a2868_translate_anchor.x - x(unit), y: param_1e9efca18e7a2868_translate_anchor.y - y(unit)}"}], "value": {}}, {"name": "param_1e9efca18e7a2868_zoom_anchor", "on": [{"events": [{"consume": true, "source": "scope", "type": "wheel"}], "update": "{x: invert(\"x\", x(unit)), y: invert(\"concat_2_y\", y(unit))}"}]}, {"name": "param_1e9efca18e7a2868_zoom_delta", "on": [{"events": [{"consume": true, "source": "scope", "type": "wheel"}], "force": true, "update": "pow(1.001, event.deltaY * pow(16, event.deltaMode))"}]}, {"name": "param_1e9efca18e7a2868_modify", "on": [{"events": {"signal": "param_1e9efca18e7a2868_tuple"}, "update": "modify(\"param_1e9efca18e7a2868_store\", param_1e9efca18e7a2868_tuple, true)"}]}], "style": "cell", "title": {"frame": "group", "text": "truth gene models -- - strand (56 genes)"}, "type": "group"}, {"axes": [{"aria": false, "domain": false, "grid": true, "labels": false, "maxExtent": 0, "minExtent": 0, "orient": "bottom", "scale": "x", "tickCount": {"signal": "ceil(width/40)"}, "ticks": false, "zindex": 0}, {"format": "s", "grid": false, "labelFlush": true, "labelOverlap": true, "orient": "bottom", "scale": "x", "tickCount": {"signal": "ceil(width/40)"}, "title": "Chr1 position (bp)", "zindex": 0}], "encode": {"update": {"height": {"signal": "concat_3_height"}, "width": {"signal": "width"}}}, "marks": [{"clip": true, "encode": {"update": {"ariaRoleDescription": {"value": "tick"}, "description": {"signal": "\"Chr1 position (bp): \" + (format(datum[\"x\"], \"s\"))"}, "fill": {"value": "#4c78a8"}, "height": {"signal": "0.75 * height"}, "opacity": {"value": 0.7}, "width": {"value": 1}, "xc": {"field": "x", "scale": "x"}, "yc": {"mult": 0.5, "signal": "concat_3_height"}}}, "from": {"data": "data_9"}, "interactive": false, "name": "concat_3_marks", "style": ["tick"], "type": "rect"}], "name": "concat_3_group", "signals": [{"name": "height", "update": "concat_3_height"}], "style": "cell", "type": "group"}], "padding": 5, "scales": [{"domain": {"fields": [{"data": "data_0", "field": "start"}, {"data": "data_0", "field": "end"}, {"data": "data_2", "field": "start"}, {"data": "data_2", "field": "end"}, {"data": "data_4", "field": "start"}, {"data": "data_4", "field": "end"}, {"data": "data_6", "field": "start"}, {"data": "data_6", "field": "end"}, {"data": "data_8", "field": "start"}, {"data": "data_8", "field": "end"}, {"data": "data_9", "field": "x"}]}, "domainRaw": {"signal": "param_1e9efca18e7a2868[\"start\"]"}, "name": "x", "nice": true, "range": [0, {"signal": "width"}], "type": "linear", "zero": true}, {"domain": {"data": "data_0", "field": "strand", "sort": true}, "name": "concat_0_y", "paddingInner": 0, "paddingOuter": 0, "range": [0, {"signal": "concat_0_height"}], "type": "band"}, {"domain": {"fields": [{"data": "data_1", "field": "gene"}, {"data": "data_3", "field": "gene"}], "sort": {"field": "y_gene_sort_index", "op": "min"}}, "name": "concat_1_y", "paddingInner": 0, "paddingOuter": 0, "range": {"step": {"signal": "concat_1_y_step"}}, "type": "band"}, {"domain": {"fields": [{"data": "data_5", "field": "gene"}, {"data": "data_7", "field": "gene"}], "sort": {"field": "y_gene_sort_index", "op": "min"}}, "name": "concat_2_y", "paddingInner": 0, "paddingOuter": 0, "range": {"step": {"signal": "concat_2_y_step"}}, "type": "band"}], "signals": [{"name": "concat_0_height", "value": 60}, {"name": "concat_1_y_step", "value": 7}, {"name": "concat_1_height", "update": "bandspace(domain('concat_1_y').length, 0, 0) * concat_1_y_step"}, {"name": "concat_2_y_step", "value": 7}, {"name": "concat_2_height", "update": "bandspace(domain('concat_2_y').length, 0, 0) * concat_2_y_step"}, {"name": "concat_3_height", "value": 10}, {"name": "unit", "on": [{"events": "pointermove", "update": "isTuple(group()) ? group() : unit"}], "value": {}}, {"name": "param_1e9efca18e7a2868", "update": "{\"start\": param_1e9efca18e7a2868_start}"}, {"name": "param_1e9efca18e7a2868_start"}], "width": 300}
